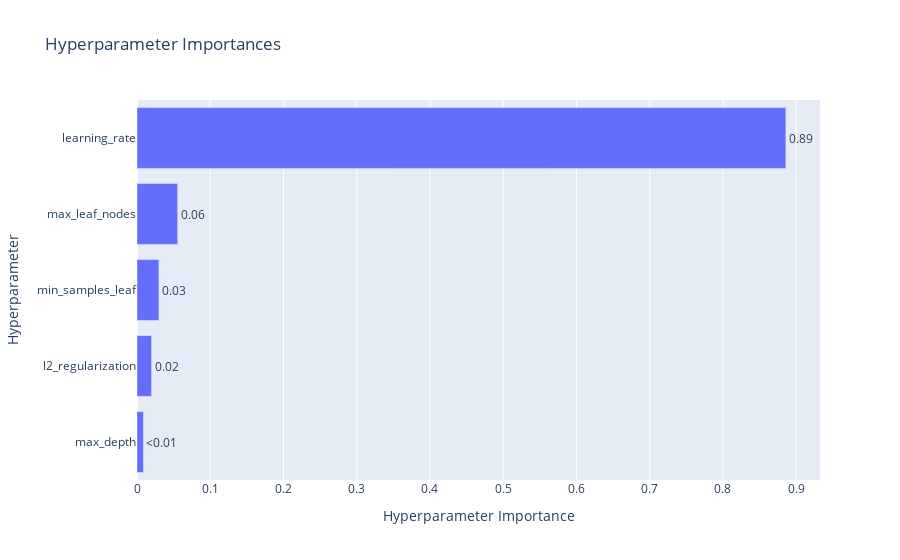

Notebook source saved alongside this figure:
### Code cell
# Plot parameter importances
plot_param_importances(study)

### Figure 1 — Plotly figure (JSON) as saved in the notebook; plotly's stock layout.template omitted (floating-point values rounded to 4 significant figures)
{"data": [{"cliponaxis": false, "hovertemplate": ["max_depth (IntDistribution): 0.008782657512552462<extra></extra>", "l2_regularization (FloatDistribution): 0.019881529088933873<extra></extra>", "min_samples_leaf (IntDistribution): 0.02995421976958694<extra></extra>", "max_leaf_nodes (IntDistribution): 0.05551875467302007<extra></extra>", "learning_rate (FloatDistribution): 0.8858628389559068<extra></extra>"], "name": "Objective Value", "orientation": "h", "text": ["<0.01", "0.02", "0.03", "0.06", "0.89"], "textposition": "outside", "type": "bar", "x": [0.008783, 0.01988, 0.02995, 0.05552, 0.8859], "y": ["max_depth", "l2_regularization", "min_samples_leaf", "max_leaf_nodes", "learning_rate"]}], "layout": {"title": {"text": "Hyperparameter Importances"}, "xaxis": {"title": {"text": "Hyperparameter Importance"}}, "yaxis": {"title": {"text": "Hyperparameter"}}}}
